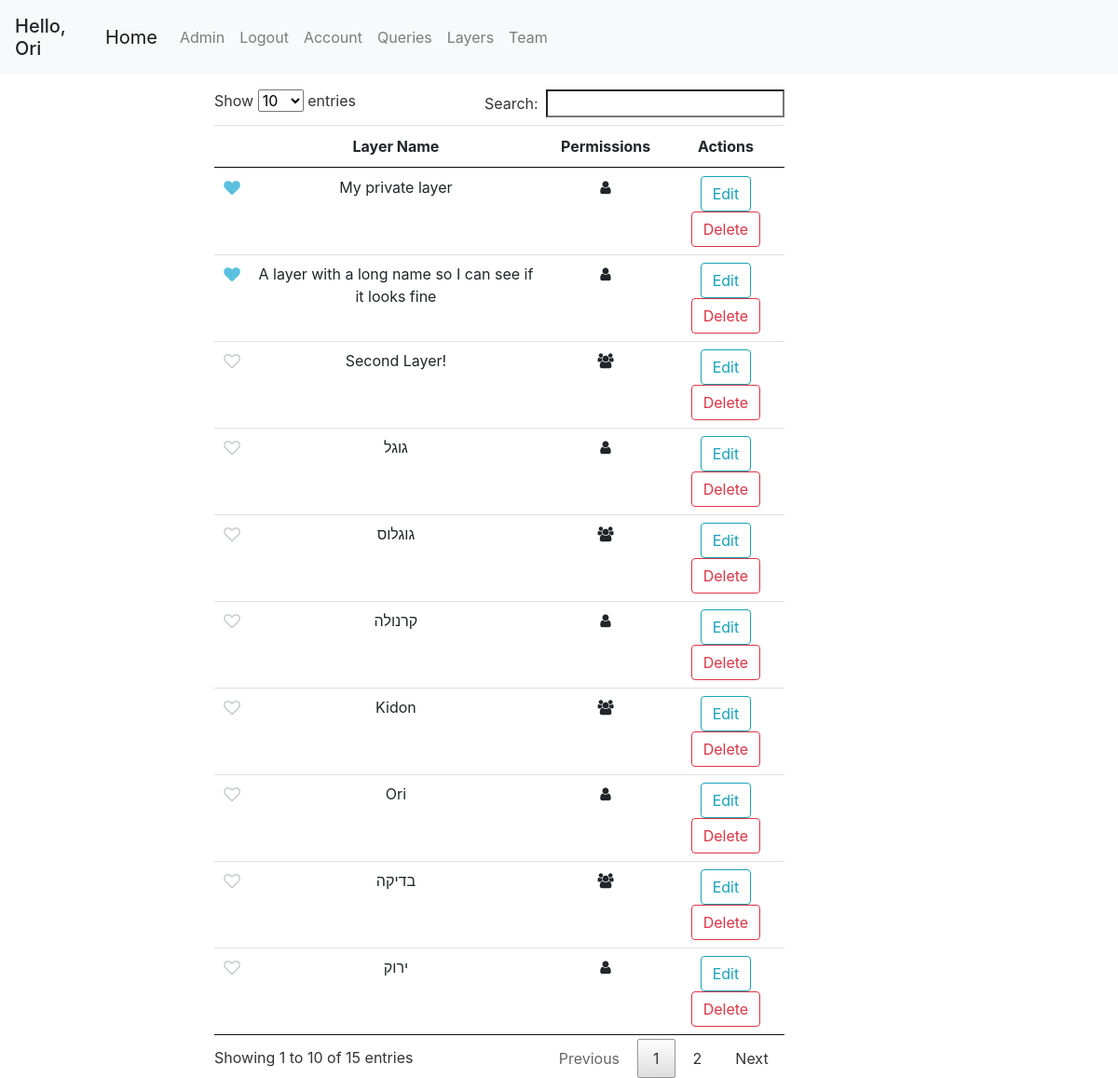
Page /layers (signed in) on the committed database.
### geoportal/models.py (models this page shows, shortened)
class User(db.Model, UserMixin):
    id = db.Column(db.Integer, primary_key=True)
    username = db.Column(db.String(20), unique=True, nullable=False)
    email = db.Column(db.String(120), unique=True, nullable=False)
    first_name = db.Column(db.String(20), nullable=False, default='')
    last_name = db.Column(db.String(20), nullable=False, default='')
    password = db.Column(db.String(60), nullable=False)
    team_id = db.Column(db.Integer, db.ForeignKey('team.id'))
    roles = db.relationship('Role', secondary='user_roles')
    layers = db.relationship('Layer', backref='user', lazy=True)
    queries = db.relationship('Query', backref='user', lazy=True)
    preferences = db.relationship('UserPreferences', backref='user', lazy=True)
    def has_role(self, role_name):
        for role in self.roles:
            if role.name == role_name:
                return True
        return False

class Layer(db.Model):
    id = db.Column(db.Integer, primary_key=True)
    name = db.Column(db.String(100), nullable=False)
    user_id = db.Column(db.Integer, db.ForeignKey('user.id'), nullable=False)
    default_color = db.Column(db.String(20), default='blue')
    only_user = db.Column(db.Boolean, default=True)
    only_team = db.Column(db.Boolean, default=False)
    public = db.Column(db.Boolean, default=False)
    points = db.relationship('Point', backref='layer', lazy=True)
    polygons = db.relationship('Polygon', backref='layer', lazy=True)

### geoportal/mapping/views.py (the view)
@mapping.route('/layers')
@login_required
def get_layers():
    layers = get_allowed_layers()
    return render_template('layers.html', layers=layers, marked_layers=get_favorite_layers())

### geoportal/mapping/utils.py (called while the page is built)
def marked_layers_first(layers):
    return sorted(layers, key=lambda layer: UserMarkedLayer.query.filter(and_(UserMarkedLayer.layer_id == layer.id, UserMarkedLayer.user_id == current_user.id)).first() is not None, reverse=True)

def get_allowed_layers():
    if current_user.is_authenticated:
        layers = Layer.query.all()
        authorized_layers = []
        for layer in layers:
            if (layer.only_team and User.query.get(layer.user_id).team_id == current_user.team_id) or layer.user_id == current_user.id:
                authorized_layers.append(layer)
        layers = authorized_layers
        layers = marked_layers_first(layers)
    else:
        layers = []
    return layers

def get_favorite_layers():
    if current_user.is_authenticated:
        marked_layers = db.session.query(UserMarkedLayer.layer_id).filter_by(user_id=current_user.id).all()
        return [layer[0] for layer in marked_layers]
    return []

### geoportal/models.py (called while the page is built)
@login_manager.user_loader
def load_user(user_id):
    return User.query.get(int(user_id))

### geoportal/templates/layers.html (shortened to what this page needs)
{% extends "base.html" %}
{% block content %}
<div class="col-md-10 mt-3">
    <table id="layers-table" class="table table-hover table-condensed dataTable no-footer">
        <thead style="text-align: center">
            <tr>
                <th></th>
                <th>Layer Name</th>
                <th>Permissions</th>
                <th>Actions</th>
            </tr>
        </thead>
        <tbody style="text-align: center">
        {% for layer in layers %}
            <tr id="{{ layer.id }}">
                <td>
                    <div class="pretty p-icon p-toggle p-plain">
                        <div class="state p-off">
                            <i class="icon fa fa-heart-o "></i>
                        </div>
                        <div class="state p-on p-info-o">
                            <i class="icon fa fa-heart"></i>
                        </div>
                    </div>
                </td>
                <td>{{ layer.name }}</td>
                <td>
                    {% if layer.only_user %}
                    <span data-name="only-user" class="fa fa-user"></span>
                    {% elif layer.only_team %}
                    <span data-name="share-team" class="fa fa-users"></span>
                    {% else %}
                    <span data-name="public" class="fa fa-globe"></span>
                    {% endif %}
                </td>
                <td>
                    <button class="btn btn-outline-info" onclick="editLayer({{ layer.id }})">Edit</button>
                    <button class="btn btn-outline-danger" onclick="deleteLayer({{ layer.id }})">Delete</button>
                </td>
            </tr>
        {% endfor %}
        </tbody>
    </table>
</div>
{% endblock content %}

### geoportal/templates/base.html (shortened to what this page needs)
<!DOCTYPE html>
<html lang="en">
<head>
    <link rel="stylesheet" href="/static/css/bootstrap/bootstrap.min.css"/>
    <link rel="stylesheet" href="/static/css/style.css"/>
    <link rel="stylesheet" href="/static/css/leaflet/leaflet.css"/>
    <link rel="stylesheet" href="/static/css/leaflet/leaflet.draw.css"/>
    <link rel="stylesheet" href="/static/css/jquery/jquery.dataTables.min.css">
    <link rel="stylesheet" href="https://cdnjs.cloudflare.com/ajax/libs/font-awesome/4.7.0/css/font-awesome.min.css">
    <link rel="stylesheet" href="/static/css/utils/pretty-checkbox.min.css">
    <link rel="stylesheet" href="/static/css/leaflet/leaflet.contextmenu.css">
</head>
<body>
    <header class="site-header">
        <nav class="navbar navbar-expand-lg navbar-fixed-top navbar-light bg-light">
            {% if current_user.is_authenticated %}
            <h5 class="mt-2">Hello, {{ current_user.first_name }}</h5>
            {% endif %}
            <div class="container">
                <a class="navbar-brand" href="{{ url_for('main.home') }}">Home</a>
                <div class="collapse navbar-collapse" id="navbarSupportedContent">
                    <ul class="navbar-nav mr-auto">
                        {% if current_user.is_authenticated %}
                            {% if current_user.has_role('Admin') %}
                                <li class="nav-item"><a class="nav-link" href="/admin">Admin</a></li>
                            {% endif %}
                            <li class="nav-item"><a class="nav-link" href="{{ url_for('users.logout') }}">Logout</a></li>
                            <li class="nav-item"><a class="nav-link" href="{{ url_for('users.account') }}">Account</a></li>
                            <li class="nav-item"><a class="nav-link" href="{{ url_for('queries.get_queries') }}">Queries</a></li>
                            <li class="nav-item"><a class="nav-link" href="{{ url_for('mapping.get_layers') }}">Layers</a></li>
                            {% if current_user.team_id %}
                                <li class="nav-item"><a class="nav-link" href="{{ url_for('users.team') }}">Team</a></li>
                            {% else %}
                                <li class="nav-item"><a class="nav-link" href="{{ url_for('users.new_team') }}">Create Team</a></li>
                            {% endif %}
                        {% else %}
                            <li class="nav-item"><a class="nav-link" href="{{ url_for('users.login') }}">Login</a></li>
                            <li class="nav-item"><a class="nav-link" href="{{ url_for('users.register') }}">Register</a></li>
                        {% endif %}
                    </ul>
                </div>
            </div>
        </nav>
    </header>
    <div class="container-fluid" id="content">
        <div class="row">
            <div class="col-md-3 col-lg-2 sidebar">
            </div>
            <div class="col-md-6 col-lg-8 main">
                {% block content %}{% endblock %}
            </div>
            <div class="col-md-3 col-lg-2 sidebar" id="right-sidebar">
            </div>
        </div>
    </div>
</body>
</html>

### rows in the picture
User: first_name "Ori"
Layer: name "My private layer", only_user True (drawn)
Layer: name "A layer with a long name so I can see if it looks fine", only_user True (drawn)
Layer: name "Second Layer!", only_user False (drawn)
Layer: name "גוגל", only_user True (drawn)
Layer: name "גוגלוס", only_user False (drawn)
Layer: name "קרנולה", only_user True (drawn)
Layer: name "Kidon", only_user False (drawn)
Layer: name "Ori", only_user True (drawn)
Layer: name "בדיקה", only_user False (drawn)
Layer: name "ירוק", only_user True (drawn)
